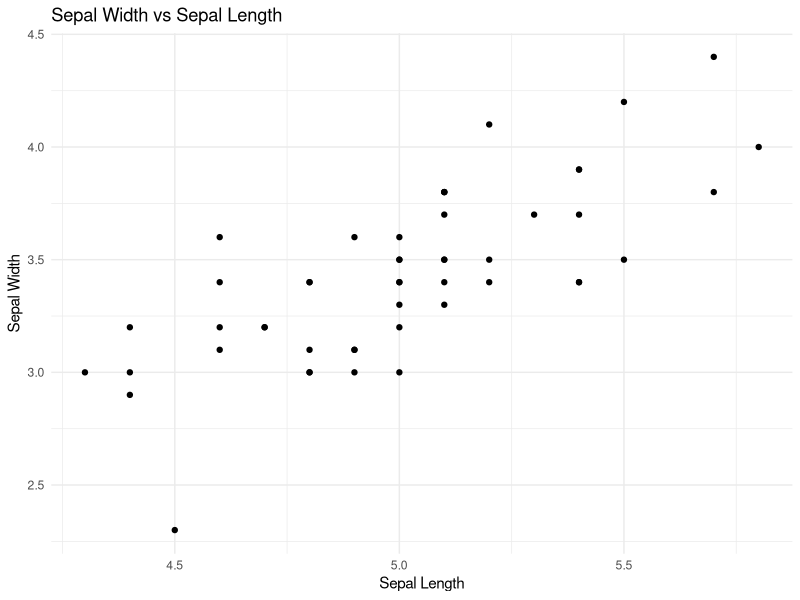
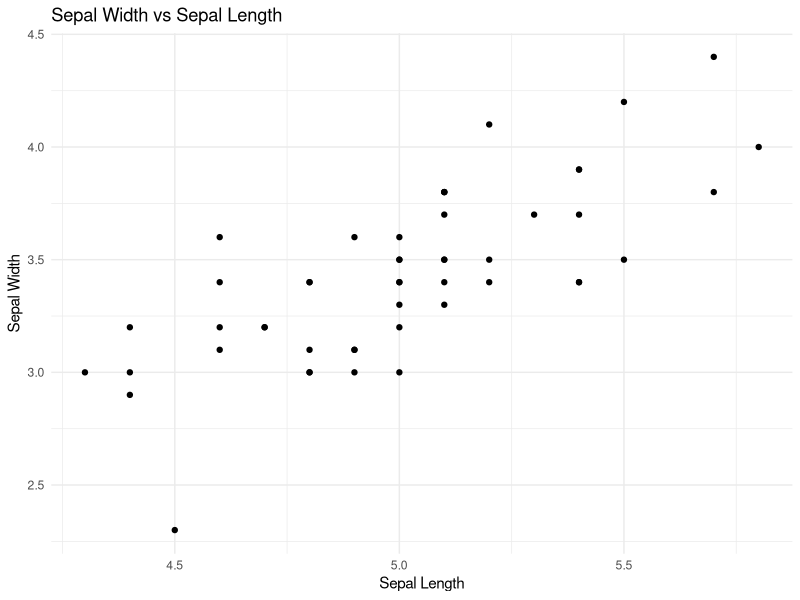

Source code (R) for these figures, in order:
## ---- chunk 1
library(dplyr)
iris %>% filter(Species == "setosa")
## ---- chunk 2
library(ggplot2)
iris %>% filter(Species == "setosa") %>%
    ggplot(aes(x = Sepal.Length, y = Sepal.Width)) +
    geom_point() +
    labs(title = "Sepal Width vs Sepal Length",
         x = "Sepal Length", y = "Sepal Width") +
    theme_minimal()

## ---- chunk 3
library(dplyr)
iris %>% filter(Species == "setosa")
## ---- chunk 4
library(ggplot2)
iris %>% filter(Species == "setosa") %>%
    ggplot(aes(x = Sepal.Length, y = Sepal.Width)) +
    geom_point() +
    labs(title = "Sepal Width vs Sepal Length",
         x = "Sepal Length", y = "Sepal Width") +
    theme_minimal()

